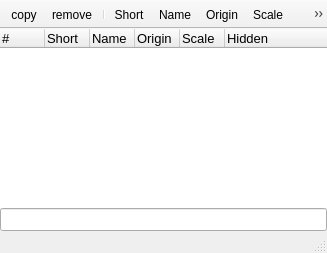
<?xml version="1.0" encoding="UTF-8"?>
<ui version="4.0">
 <class>nWinList</class>
 <widget class="QMainWindow" name="nWinList">
  <property name="geometry">
   <rect>
    <x>0</x>
    <y>0</y>
    <width>327</width>
    <height>253</height>
   </rect>
  </property>
  <property name="windowTitle">
   <string>WinList</string>
  </property>
  <property name="iconSize">
   <size>
    <width>20</width>
    <height>20</height>
   </size>
  </property>
  <property name="unifiedTitleAndToolBarOnMac">
   <bool>true</bool>
  </property>
  <widget class="QWidget" name="centralwidget">
   <layout class="QGridLayout" name="gridLayout" rowstretch="0,0,0">
    <property name="verticalSpacing">
     <number>0</number>
    </property>
    <property name="margin">
     <number>0</number>
    </property>
    <item row="0" column="0">
     <widget class="nTreeWidget" name="images">
      <property name="enabled">
       <bool>true</bool>
      </property>
      <property name="font">
       <font>
        <pointsize>10</pointsize>
       </font>
      </property>
      <property name="acceptDrops">
       <bool>true</bool>
      </property>
      <property name="frameShape">
       <enum>QFrame::NoFrame</enum>
      </property>
      <property name="frameShadow">
       <enum>QFrame::Plain</enum>
      </property>
      <property name="lineWidth">
       <number>1</number>
      </property>
      <property name="midLineWidth">
       <number>2</number>
      </property>
      <property name="editTriggers">
       <set>QAbstractItemView::NoEditTriggers</set>
      </property>
      <property name="tabKeyNavigation">
       <bool>true</bool>
      </property>
      <property name="dragEnabled">
       <bool>true</bool>
      </property>
      <property name="dragDropMode">
       <enum>QAbstractItemView::DragDrop</enum>
      </property>
      <property name="alternatingRowColors">
       <bool>true</bool>
      </property>
      <property name="selectionMode">
       <enum>QAbstractItemView::ExtendedSelection</enum>
      </property>
      <property name="iconSize">
       <size>
        <width>20</width>
        <height>20</height>
       </size>
      </property>
      <property name="verticalScrollMode">
       <enum>QAbstractItemView::ScrollPerPixel</enum>
      </property>
      <property name="indentation">
       <number>0</number>
      </property>
      <property name="rootIsDecorated">
       <bool>false</bool>
      </property>
      <property name="itemsExpandable">
       <bool>false</bool>
      </property>
      <property name="sortingEnabled">
       <bool>true</bool>
      </property>
      <property name="wordWrap">
       <bool>true</bool>
      </property>
      <property name="expandsOnDoubleClick">
       <bool>false</bool>
      </property>
      <property name="columnCount">
       <number>6</number>
      </property>
      <attribute name="headerDefaultSectionSize">
       <number>45</number>
      </attribute>
      <attribute name="headerShowSortIndicator" stdset="0">
       <bool>false</bool>
      </attribute>
      <column>
       <property name="text">
        <string>#</string>
       </property>
      </column>
      <column>
       <property name="text">
        <string>Short</string>
       </property>
      </column>
      <column>
       <property name="text">
        <string>Name</string>
       </property>
      </column>
      <column>
       <property name="text">
        <string>Origin</string>
       </property>
      </column>
      <column>
       <property name="text">
        <string>Scale</string>
       </property>
      </column>
      <column>
       <property name="text">
        <string>Hidden</string>
       </property>
      </column>
     </widget>
    </item>
    <item row="1" column="0">
     <widget class="QListWidget" name="pans">
      <property name="font">
       <font>
        <pointsize>10</pointsize>
       </font>
      </property>
      <property name="frameShape">
       <enum>QFrame::NoFrame</enum>
      </property>
      <property name="alternatingRowColors">
       <bool>true</bool>
      </property>
      <property name="sortingEnabled">
       <bool>true</bool>
      </property>
     </widget>
    </item>
    <item row="2" column="0">
     <widget class="QLineEdit" name="lineEdit">
      <property name="font">
       <font>
        <pointsize>10</pointsize>
       </font>
      </property>
     </widget>
    </item>
   </layout>
  </widget>
  <widget class="QStatusBar" name="statusBar"/>
  <widget class="QToolBar" name="toolBar">
   <property name="windowTitle">
    <string>toolBar</string>
   </property>
   <property name="movable">
    <bool>false</bool>
   </property>
   <property name="iconSize">
    <size>
     <width>20</width>
     <height>20</height>
    </size>
   </property>
   <attribute name="toolBarArea">
    <enum>TopToolBarArea</enum>
   </attribute>
   <attribute name="toolBarBreak">
    <bool>false</bool>
   </attribute>
   <addaction name="actionCopy"/>
   <addaction name="actionRemove"/>
   <addaction name="separator"/>
   <addaction name="actionShort"/>
   <addaction name="actionName"/>
   <addaction name="actionOrigin"/>
   <addaction name="actionScale"/>
   <addaction name="actionFreeze"/>
   <addaction name="actionPans"/>
  </widget>
  <action name="actionCopy">
   <property name="icon">
    <iconset>
     <normaloff>:icons//saveClipboard.png</normaloff>:icons//saveClipboard.png</iconset>
   </property>
   <property name="text">
    <string>copy</string>
   </property>
   <property name="toolTip">
    <string>Duplicate image(s)</string>
   </property>
  </action>
  <action name="actionRemove">
   <property name="icon">
    <iconset>
     <normaloff>:icons//remove.png</normaloff>:icons//remove.png</iconset>
   </property>
   <property name="text">
    <string>remove</string>
   </property>
   <property name="toolTip">
    <string>Remove image(s)</string>
   </property>
  </action>
  <action name="actionShort">
   <property name="icon">
    <iconset>
     <normaloff>:icons//short.png</normaloff>:icons//short.png</iconset>
   </property>
   <property name="text">
    <string>Short</string>
   </property>
   <property name="toolTip">
    <string>Change shortname</string>
   </property>
  </action>
  <action name="actionName">
   <property name="icon">
    <iconset>
     <normaloff>:icons//name.png</normaloff>:icons//name.png</iconset>
   </property>
   <property name="text">
    <string>Name</string>
   </property>
   <property name="toolTip">
    <string>Change name</string>
   </property>
  </action>
  <action name="actionOrigin">
   <property name="icon">
    <iconset>
     <normaloff>:icons//center.png</normaloff>:icons//center.png</iconset>
   </property>
   <property name="text">
    <string>Origin</string>
   </property>
   <property name="toolTip">
    <string>Change origin</string>
   </property>
  </action>
  <action name="actionScale">
   <property name="icon">
    <iconset>
     <normaloff>:icons//scale.png</normaloff>:icons//scale.png</iconset>
   </property>
   <property name="text">
    <string>Scale</string>
   </property>
   <property name="toolTip">
    <string>Change scale</string>
   </property>
  </action>
  <action name="actionPans">
   <property name="checkable">
    <bool>true</bool>
   </property>
   <property name="icon">
    <iconset>
     <normaloff>:icons//winlist.png</normaloff>:icons//winlist.png</iconset>
   </property>
   <property name="text">
    <string>Pans</string>
   </property>
  </action>
  <action name="actionFreeze">
   <property name="checkable">
    <bool>true</bool>
   </property>
   <property name="icon">
    <iconset resource="../qrc/icons.qrc">
     <normaloff>:/icons/lockOpen.png</normaloff>
     <normalon>:/icons/lockClose.png</normalon>:/icons/lockOpen.png</iconset>
   </property>
   <property name="text">
    <string>freeze</string>
   </property>
   <property name="toolTip">
    <string>Set current origin/scale to new images</string>
   </property>
  </action>
 </widget>
 <customwidgets>
  <customwidget>
   <class>nTreeWidget</class>
   <extends>QTreeWidget</extends>
   <header location="global">../src/pans/winlist/nTreeWidget.h</header>
  </customwidget>
 </customwidgets>
 <resources>
  <include location="../resources/icons/icons.qrc"/>
 </resources>
 <connections>
  <connection>
   <sender>actionPans</sender>
   <signal>triggered(bool)</signal>
   <receiver>pans</receiver>
   <slot>setVisible(bool)</slot>
   <hints>
    <hint type="sourcelabel">
     <x>-1</x>
     <y>-1</y>
    </hint>
    <hint type="destinationlabel">
     <x>167</x>
     <y>295</y>
    </hint>
   </hints>
  </connection>
  <connection>
   <sender>actionPans</sender>
   <signal>toggled(bool)</signal>
   <receiver>images</receiver>
   <slot>setHidden(bool)</slot>
   <hints>
    <hint type="sourcelabel">
     <x>-1</x>
     <y>-1</y>
    </hint>
    <hint type="destinationlabel">
     <x>145</x>
     <y>69</y>
    </hint>
   </hints>
  </connection>
 </connections>
</ui>
